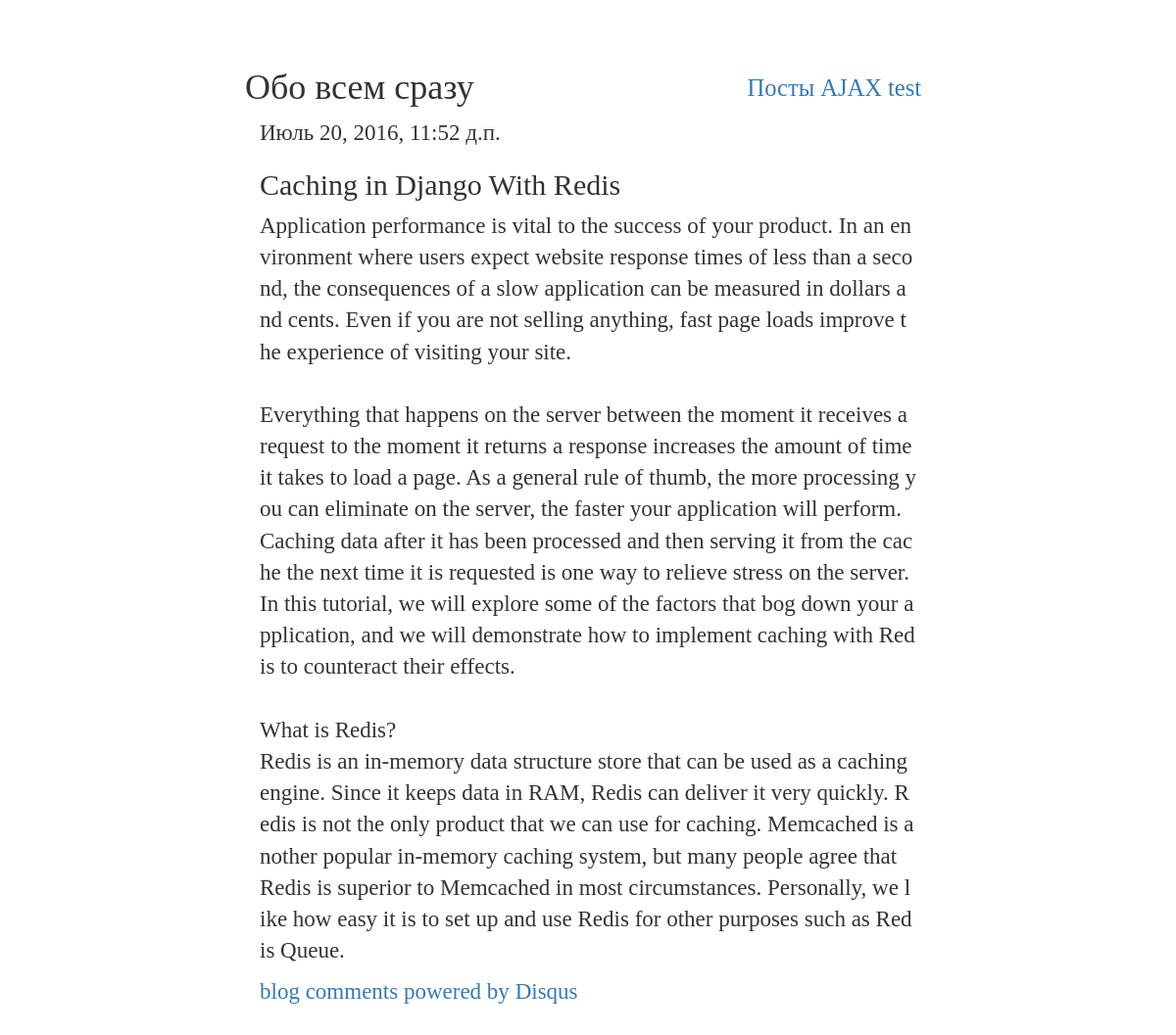
The app's page /blog/2/ with its own data.
### blog/models.py (models this page shows, shortened)
class Post(models.Model):
	title = models.CharField(max_length=255)
	datetime = models.DateTimeField(u'Дата публикации')
	content = models.TextField(max_length=10000)

### blog/views.py (the view)
# urls.py: url(r'^(?P<pk>\d+)/$', PostDetailView.as_view()),  # вывод поста с определенным номером
class PostDetailView(DetailView):	# детализированное представление модели
	model = Post

### blog/templates/blog/post_detail.html (shortened to what this page needs)
{% extends 'blog/base.html' %}
{% block content %}
    <p>{{ post.datetime }}</p>
    <h2>{{ post.title }}</h2>
    <p>{{ post.content|linebreaksbr }}</p>
<a href="http://disqus.com" class="dsq-brlink">blog comments powered by <span class="logo-disqus">Disqus</span></a>
{% endblock %}

### blog/templates/blog/base.html (style rules this page uses)
body { line-height: 1.4;font-size: 2.3rem;font-family: "Droid Serif", serif;padding-top:50px;padding-bottom:40px; }

### records on screen
Post: datetime "Июль 20, 2016, 11:52 д.п.", title "Caching in Django With Redis", content "Application performance is vital to the success of your product. In an environment where users expect website response times of less than a second, the consequences of a slow application can be measured in dollars and cents. Even if you are not selling anything, fast page loads improve the experience of visiting your site. Everything that happens on the server between the moment it receives a request to the moment it returns a response increases the amount of time it takes to load a page. As a general rule of thumb, the more processing you can eliminate on the server, the faster your application will perform. Caching data after it has been processed and then serving it from the cache the…"
